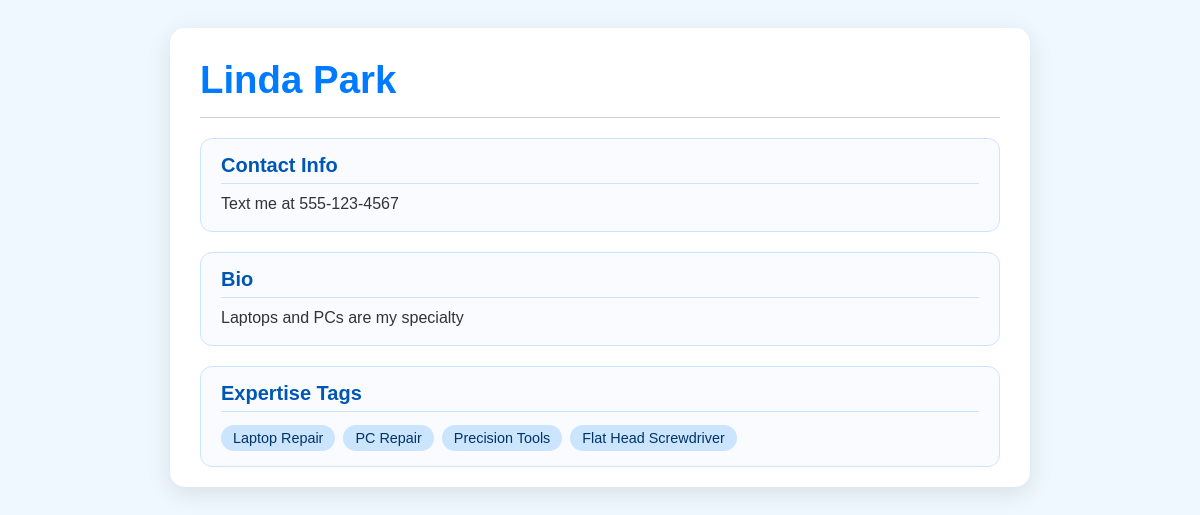
The page /accounts/profile/9/ on the database its author committed.
### accounts/models.py (models this page shows, shortened)
class Profile(models.Model):
    user = models.OneToOneField(User, on_delete=models.CASCADE)
    display_name = models.CharField(max_length=100)
    contact_info = models.CharField(max_length=255, blank=True)
    bio = models.TextField(blank=True)
    tags = models.ManyToManyField(Tag, blank=True)

class Tag(models.Model):
    name = models.CharField(max_length=50, unique=True)

### accounts/views.py (the view)
# urls.py: path("profile/<int:user_id>/", views.profile, name="profile"),
def profile(request, user_id):
    profile = Profile.objects.get(user__id=user_id)
    return render(request, "profile.html", {"profile": profile})

### accounts/templates/profile.html (shortened to what this page needs)
{% load static %}
<!DOCTYPE html>
<html lang="en">
<head>
  <link rel="stylesheet" href="{% static 'styles.css' %}">
</head>
<body>
  <div class="profile-card">
    <div class="profile-header">
      <h1>{{ profile.display_name|default:"Unnamed User" }}</h1>
    </div>
    <div class="section">
      <h2>Contact Info</h2>
      <p>
        {% if profile.contact_info %}
          {{ profile.contact_info }}
        {% else %}
          <span class="empty-field">No contact info provided.</span>
        {% endif %}
      </p>
    </div>
    <div class="section">
      <h2>Bio</h2>
      <p>
        {% if profile.bio %}
          {{ profile.bio }}
        {% else %}
          <span class="empty-field">This user hasn't added a bio yet.</span>
        {% endif %}
      </p>
    </div>
    <div class="section">
      <h2>Expertise Tags</h2>
      <div class="tags-container">
        {% for tag in profile.tags.all %}
          <div class="tag-pill">{{ tag.name }}</div>
        {% empty %}
          <span class="empty-field">No expertise tags yet.</span>
        {% endfor %}
      </div>
    </div>
  </div>
</body>
</html>

### static/styles.css (style rules this page uses)
body { font-family: Arial, sans-serif; padding: 20px; background-color: #f0f8ff; }
h1 { text-align: center; color: #007BFF; margin-bottom: 40px; font-size: 2em; }

### accounts/templates/profile.html (style rules this page uses)
body { display: flex; justify-content: center; }
.profile-card { width: 100%; max-width: 800px; background: #fff; border-radius: 15px; box-shadow: 0 6px 25px rgba(0,0,0,0.1); display: flex; flex-direction: column; gap: 20px; padding: 30px 30px 20px 30px; }
.profile-header { display: flex; justify-content: space-between; align-items: center; border-bottom: 1px solid #d0d0d0; padding-bottom: 15px; }
.profile-header h1 { color: #007BFF; margin: 0; font-size: 2.4em; word-break: break-word; }
.section { background: #f9fbff; border: 1px solid #cce5ff; border-radius: 12px; padding: 15px 20px; display: flex; flex-direction: column; gap: 8px; }
.section h2 { margin: 0; color: #0056b3; font-size: 1.25rem; border-bottom: 1px solid #cce5ff; padding-bottom: 6px; }
.section p { margin: 0; font-size: 1rem; color: #333; line-height: 1.5; word-break: break-word; }
.tags-container { display: flex; flex-wrap: wrap; gap: 8px; margin-top: 5px; }
.tag-pill { background-color: #cce5ff; color: #003366; padding: 5px 12px; border-radius: 18px; font-size: 0.9rem; font-weight: 500; white-space: nowrap; }

### rows shown on the page
Profile: display_name "Linda Park", contact_info "Text me at 555-123-4567", bio "Laptops and PCs are my specialty"
Tag: name "Laptop Repair"
Tag: name "PC Repair"
Tag: name "Precision Tools"
Tag: name "Flat Head Screwdriver"
